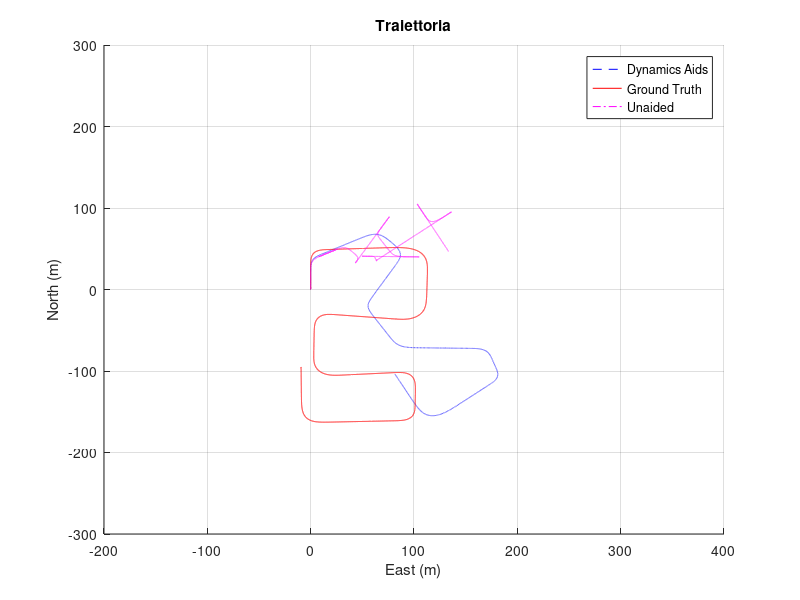

The MATLAB script that drew this image:
%% PLOT TRAIETTORIA

close all;
figure(1) 
hold on
grid on

%% Traiettoria di Riferimento
% importo i dati
load("Estimated_trajectory.mat");

% plot
plot(est_traj(2,:), est_traj(3,:), "b--")



%% Traiettoria Stimata
load("True_trajectory.mat")
plot(true_traj(2,:), true_traj(3,:), "r-")

%% Traiettoria Integrata
load("Unaided_trajectory.mat")
plot(unaided_traj(2,:), unaided_traj(3,:), "m-.")


legend('Dynamics Aids', 'Ground Truth', 'Unaided', Location='best')
title('Traiettoria')
xlabel('East (m)')
ylabel('North (m)')
xlim([-200 400])
ylim([-300 300])